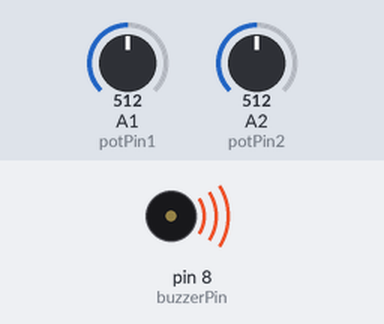
The sketch below on a simulated Arduino Uno, built with avr-gcc and run on an emulated ATmega328P. Shown: buzzer (waves = sounding). The test bench sets the inputs (shaded band); at power-on: A2 (potPin2) = 512, A1 (potPin1) = 512.

Above: at 1.2 s.
1.3 s: A2 (potPin2) set to 11
At 2.1 s:
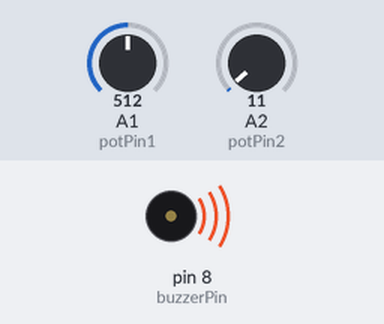
2.8 s: A2 (potPin2) set to 8
At 4.0 s:
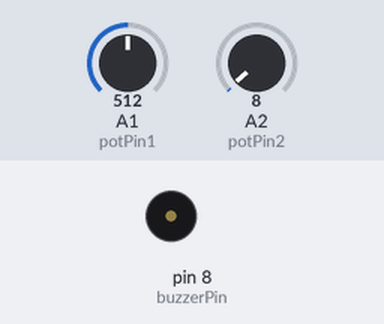
4.3 s: A2 (potPin2) set to 122
At 5.3 s:
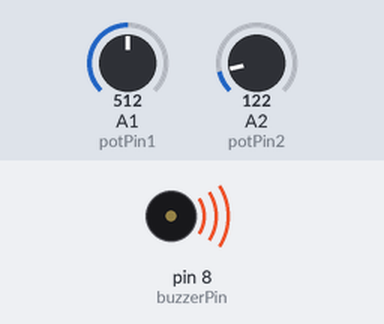
5.8 s: A2 (potPin2) set to 0
At 7.1 s:
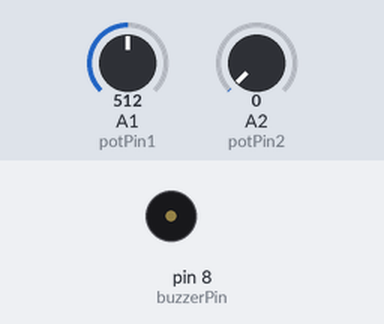
Timing chart, 0 to 8.3 s (numbered marks = the images above; inputs shaded):
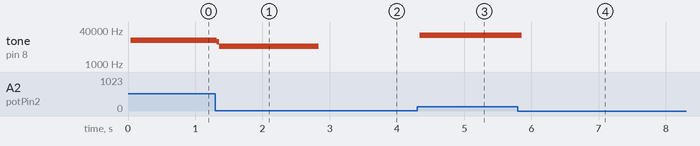

The sketch:

buzzerSynto.ino
```cpp
int buzzerPin = 8;
int potPin1 = 1;
int potPin2 = 2;
int toneHeight, lfo;

void setup() {
  // put your setup code here, to run once:
  pinMode(buzzerPin, OUTPUT);
}
void play(int myToneHeight) {
  digitalWrite(buzzerPin, HIGH);
  delayMicroseconds(myToneHeight);
  digitalWrite(buzzerPin, LOW);
  delayMicroseconds(myToneHeight);
}

void loop() {
  // put your main code here, to run repeatedly:
  toneHeight=analogRead(potPin1);
  lfo=analogRead(potPin2);
  for(int i = (lfo/10); i > 0; i--){
    play(i);
  }
  delayMicroseconds(lfo);
  for(int i = 0; i < lfo/10; i++){
    play(i);
  }
}
```

Measured:
- the behaviour switches between 10 and 9 on A2 (potPin2) (found by bisection; images 1 and 2)
- after the input at 1.3 s, tone on pin 8 (buzzerPin): 13351 Hz → 11127 Hz at once, → 6831 Hz 0.04 s later
- after the input at 2.8 s, tone on pin 8 (buzzerPin): 6831 Hz → silent at once
- after the input at 4.3 s, tone on pin 8 (buzzerPin): silent → 23051 Hz at once
- after the input at 5.8 s, tone on pin 8 (buzzerPin): 23051 Hz → silent after 0.06 s
